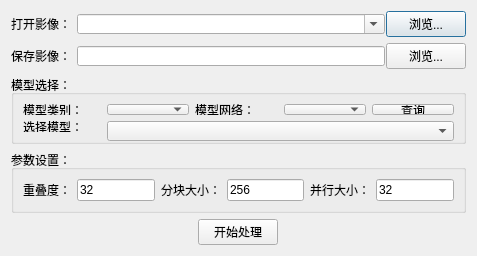
<?xml version="1.0" encoding="UTF-8"?>
<ui version="4.0">
 <class>Dialog</class>
 <widget class="QDialog" name="Dialog">
  <property name="geometry">
   <rect>
    <x>0</x>
    <y>0</y>
    <width>477</width>
    <height>256</height>
   </rect>
  </property>
  <property name="minimumSize">
   <size>
    <width>477</width>
    <height>256</height>
   </size>
  </property>
  <property name="maximumSize">
   <size>
    <width>477</width>
    <height>256</height>
   </size>
  </property>
  <property name="windowTitle">
   <string>地物提取</string>
  </property>
  <property name="windowIcon">
   <iconset>
    <normaloff>settings/icon/Segment.png</normaloff>settings/icon/Segment.png</iconset>
  </property>
  <layout class="QGridLayout" name="gridLayout_3">
   <item row="0" column="0">
    <layout class="QVBoxLayout" name="verticalLayoutMain">
     <property name="sizeConstraint">
      <enum>QLayout::SetDefaultConstraint</enum>
     </property>
     <item>
      <layout class="QHBoxLayout" name="horizontalLayout_openImage">
       <property name="spacing">
        <number>6</number>
       </property>
       <property name="sizeConstraint">
        <enum>QLayout::SetDefaultConstraint</enum>
       </property>
       <item alignment="Qt::AlignLeft">
        <widget class="QLabel" name="label">
         <property name="text">
          <string>打开影像：</string>
         </property>
        </widget>
       </item>
       <item alignment="Qt::AlignLeft">
        <widget class="QComboBox" name="comboBox_openImage">
         <property name="enabled">
          <bool>true</bool>
         </property>
         <property name="minimumSize">
          <size>
           <width>308</width>
           <height>20</height>
          </size>
         </property>
         <property name="maximumSize">
          <size>
           <width>308</width>
           <height>20</height>
          </size>
         </property>
         <property name="editable">
          <bool>true</bool>
         </property>
        </widget>
       </item>
       <item>
        <widget class="QPushButton" name="pushButton_openImage">
         <property name="text">
          <string>浏览...</string>
         </property>
        </widget>
       </item>
      </layout>
     </item>
     <item>
      <layout class="QHBoxLayout" name="horizontalLayout_saveImage">
       <item>
        <widget class="QLabel" name="label_2">
         <property name="text">
          <string>保存影像：</string>
         </property>
        </widget>
       </item>
       <item>
        <widget class="QLineEdit" name="lineEdit_saveImage">
         <property name="minimumSize">
          <size>
           <width>308</width>
           <height>20</height>
          </size>
         </property>
         <property name="maximumSize">
          <size>
           <width>308</width>
           <height>20</height>
          </size>
         </property>
        </widget>
       </item>
       <item>
        <widget class="QPushButton" name="pushButton_saveImage">
         <property name="text">
          <string>浏览...</string>
         </property>
        </widget>
       </item>
      </layout>
     </item>
     <item>
      <widget class="QGroupBox" name="groupBox_selectModel">
       <property name="title">
        <string>模型选择：</string>
       </property>
       <property name="checkable">
        <bool>false</bool>
       </property>
       <layout class="QVBoxLayout" name="verticalLayout_3">
        <item>
         <layout class="QGridLayout" name="gridLayout">
          <item row="0" column="0">
           <widget class="QLabel" name="label_3">
            <property name="text">
             <string>模型类别：</string>
            </property>
           </widget>
          </item>
          <item row="0" column="3">
           <widget class="QComboBox" name="comboBox_modelNet">
            <property name="editable">
             <bool>false</bool>
            </property>
            <property name="currentText">
             <string/>
            </property>
           </widget>
          </item>
          <item row="0" column="4">
           <widget class="QPushButton" name="pushButton_queryModel">
            <property name="text">
             <string>查询</string>
            </property>
           </widget>
          </item>
          <item row="1" column="0">
           <widget class="QLabel" name="label_5">
            <property name="text">
             <string>选择模型：</string>
            </property>
           </widget>
          </item>
          <item row="0" column="2">
           <widget class="QLabel" name="label_4">
            <property name="text">
             <string>模型网络：</string>
            </property>
           </widget>
          </item>
          <item row="1" column="1" colspan="4">
           <widget class="QComboBox" name="comboBox_modelList">
            <property name="minimumSize">
             <size>
              <width>347</width>
              <height>20</height>
             </size>
            </property>
            <property name="maximumSize">
             <size>
              <width>347</width>
              <height>20</height>
             </size>
            </property>
            <property name="editable">
             <bool>false</bool>
            </property>
           </widget>
          </item>
          <item row="0" column="1">
           <widget class="QComboBox" name="comboBox_modelClass">
            <property name="editable">
             <bool>false</bool>
            </property>
            <property name="currentText">
             <string/>
            </property>
            <property name="currentIndex">
             <number>-1</number>
            </property>
           </widget>
          </item>
         </layout>
        </item>
       </layout>
      </widget>
     </item>
     <item>
      <widget class="QGroupBox" name="groupBox_setParas">
       <property name="title">
        <string>参数设置：</string>
       </property>
       <layout class="QVBoxLayout" name="verticalLayout_2">
        <item>
         <layout class="QGridLayout" name="gridLayout_2">
          <item row="0" column="2">
           <widget class="QLabel" name="label_7">
            <property name="text">
             <string>分块大小：</string>
            </property>
           </widget>
          </item>
          <item row="0" column="0">
           <widget class="QLabel" name="label_6">
            <property name="text">
             <string>重叠度：</string>
            </property>
           </widget>
          </item>
          <item row="0" column="5">
           <widget class="QLineEdit" name="lineEdit_parallelSize">
            <property name="text">
             <string>32</string>
            </property>
           </widget>
          </item>
          <item row="0" column="4">
           <widget class="QLabel" name="label_8">
            <property name="text">
             <string>并行大小：</string>
            </property>
           </widget>
          </item>
          <item row="0" column="3">
           <widget class="QLineEdit" name="lineEdit_labelSize">
            <property name="text">
             <string>256</string>
            </property>
           </widget>
          </item>
          <item row="0" column="1">
           <widget class="QLineEdit" name="lineEdit_overlap">
            <property name="text">
             <string>32</string>
            </property>
           </widget>
          </item>
         </layout>
        </item>
       </layout>
      </widget>
     </item>
     <item>
      <layout class="QVBoxLayout" name="verticalLayout">
       <item alignment="Qt::AlignHCenter">
        <widget class="QPushButton" name="pushButton_process">
         <property name="text">
          <string>开始处理</string>
         </property>
        </widget>
       </item>
      </layout>
     </item>
    </layout>
   </item>
  </layout>
 </widget>
 <resources/>
 <connections>
  <connection>
   <sender>pushButton_process</sender>
   <signal>clicked()</signal>
   <receiver>Dialog</receiver>
   <slot>accept()</slot>
   <hints>
    <hint type="sourcelabel">
     <x>238</x>
     <y>233</y>
    </hint>
    <hint type="destinationlabel">
     <x>238</x>
     <y>127</y>
    </hint>
   </hints>
  </connection>
 </connections>
</ui>
